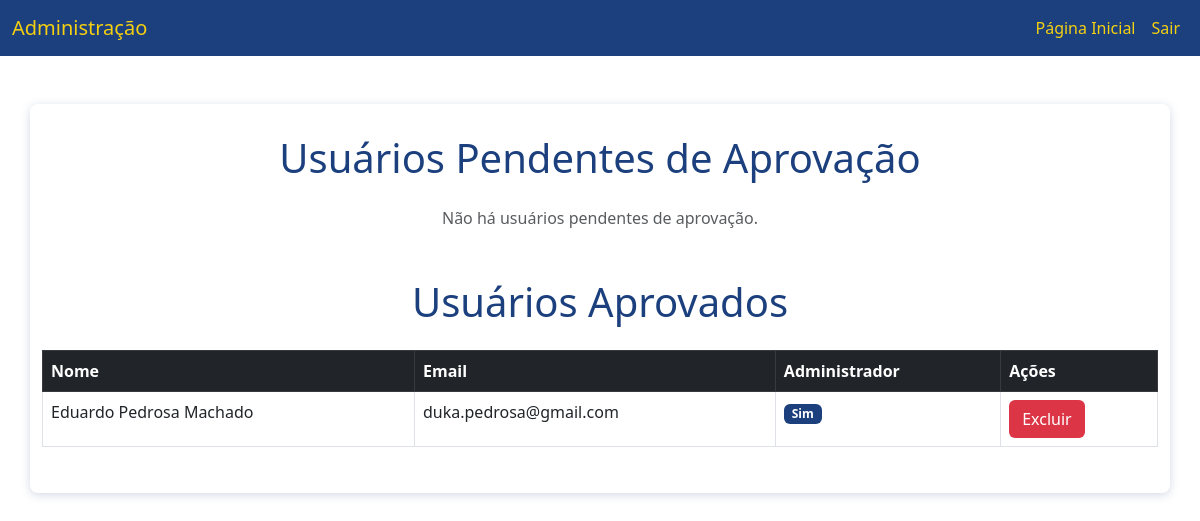
Before: /admin (signed in) with the older database file.
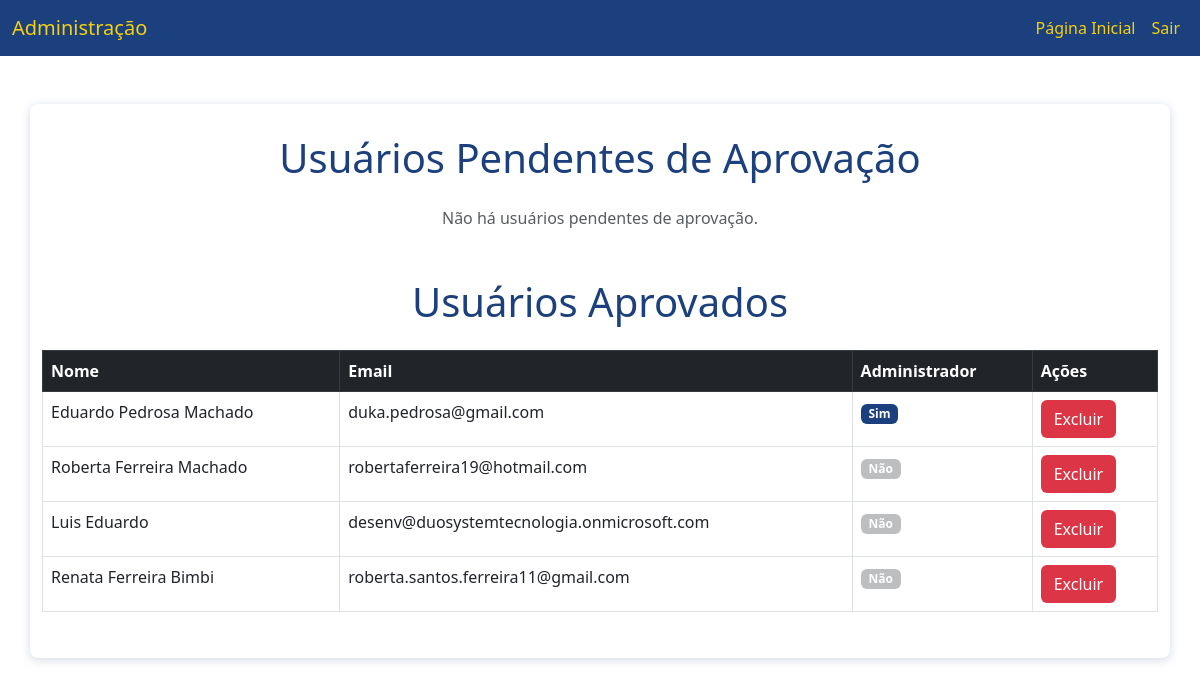
After: the same page with the newer database file.
### models.py (models this page shows, shortened)
class UsuarioLogin(db.Model, UserMixin):
    __tablename__ = 'usuario_login'
    id = db.Column(db.Integer, primary_key=True)
    nome = db.Column(db.String(100), nullable=False)
    email = db.Column(db.String(100), nullable=False, unique=True)
    senha_hash = db.Column(db.String(128), nullable=False)
    aprovado = db.Column(db.Boolean, default=False)  # Para usuários que precisam de aprovação
    is_admin = db.Column(db.Boolean, default=False)  # Marca o usuário como administrador

### app.py (the view)
@app.route('/admin', methods=['GET', 'POST'])
@login_required
def admin():
    if not current_user.is_admin:
        flash('Você precisa ser um administrador para acessar essa página', 'danger')
        return redirect(url_for('home'))
    usuarios_pendentes = UsuarioLogin.query.filter_by(aprovado=False).all()
    usuarios_aprovados = UsuarioLogin.query.filter_by(aprovado=True).all()
    return render_template('admin.html',
                           usuarios_pendentes=usuarios_pendentes,
                           usuarios_aprovados=usuarios_aprovados)

### app.py (called while the page is built)
@login_manager.user_loader
def load_user(user_id):
    return UsuarioLogin.query.get(int(user_id))

### templates/admin.html (shortened to what the changed rows need)
<!DOCTYPE html>
<html lang="pt-br">
<head>
    <link rel="stylesheet" href="{{ url_for('static', filename='css/style.css') }}">
    <link href="https://cdn.jsdelivr.net/npm/bootstrap@5.3.0-alpha1/dist/css/bootstrap.min.css" rel="stylesheet">
</head>
<body>
    <div class="container mt-5">
        <h1 class="text-center mb-4" style="color: #1C407D;">Usuários Pendentes de Aprovação</h1>
        <h1 class="text-center mb-4 mt-5" style="color: #1C407D;">Usuários Aprovados</h1>
        {% if usuarios_aprovados %}
            <table class="table table-bordered">
                <thead class="table-dark" style="background-color: #1C407D; color: #FFFFFF;">
                    <tr>
                        <th>Nome</th>
                        <th>Email</th>
                        <th>Administrador</th>
                        <th>Ações</th>
                    </tr>
                </thead>
                <tbody>
                    {% for usuario in usuarios_aprovados %}
                        <tr>
                            <td>{{ usuario.nome }}</td>
                            <td>{{ usuario.email }}</td>
                            <td>
                                {% if usuario.is_admin %}
                                    <span class="badge" style="background-color: #1C407D; color: #FFFFFF;">Sim</span>
                                {% else %}
                                    <span class="badge" style="background-color: #BCBEC0; color: #FFFFFF;">Não</span>
                                {% endif %}
                            </td>
                            <td>
                                <form action="{{ url_for('excluir_usuario_aprovado', usuario_id=usuario.id) }}" method="POST" style="display:inline;">
                                    <button type="submit" class="btn" style="background-color: #DC3545; color: #FFFFFF;">Excluir</button>
                                </form>
                            </td>
                        </tr>
                    {% endfor %}
                </tbody>
            </table>
        {% else %}
            <p class="text-center text-muted">Não há usuários aprovados.</p>
        {% endif %}
    </div>
</body>
</html>

Changed rows visible on the page:
added UsuarioLogin: nome "Roberta Ferreira Machado", email "robertaferreira19@hotmail.com", is_admin "Não"
added UsuarioLogin: nome "Luis Eduardo", email "desenv@duosystemtecnologia.onmicrosoft.com", is_admin "Não"
added UsuarioLogin: nome "Renata Ferreira Bimbi", email "roberta.santos.ferreira11@gmail.com", is_admin "Não"
